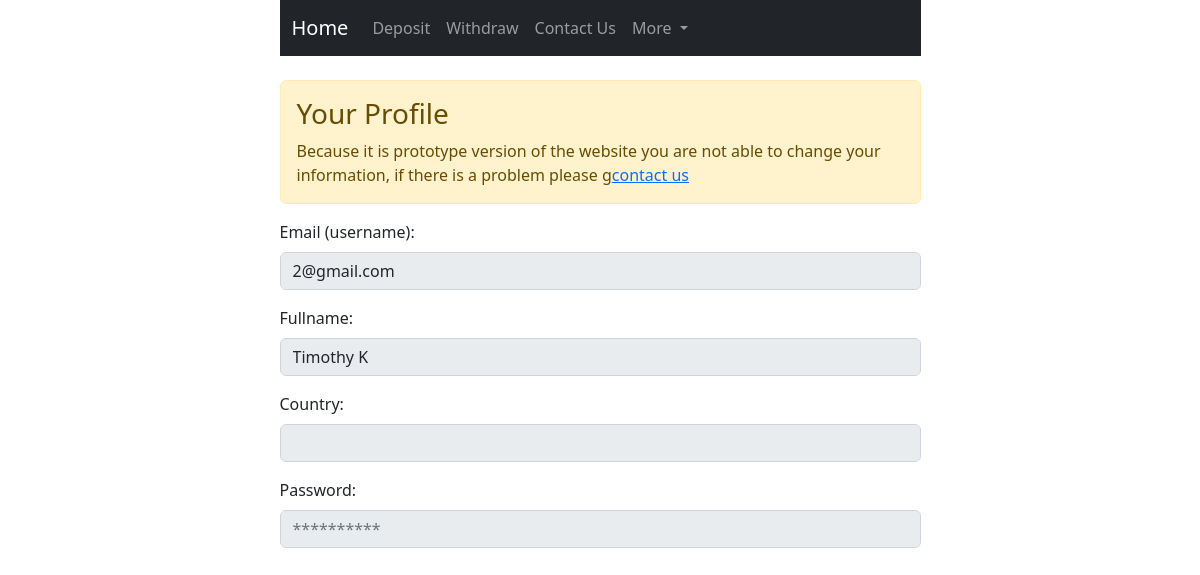
The page /profile (signed in) on the database as committed earlier.
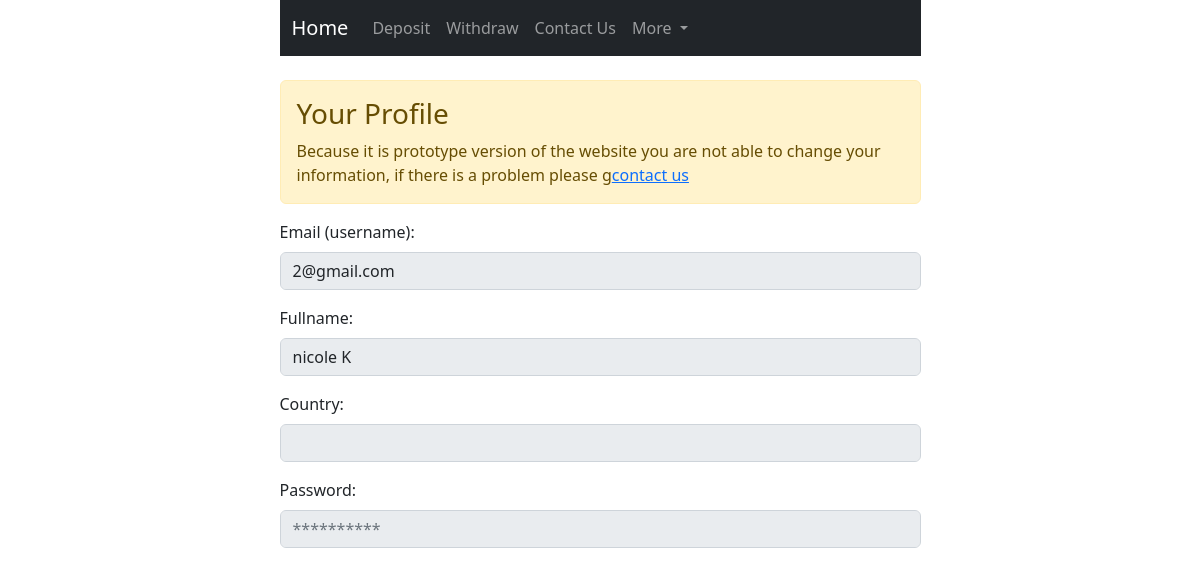
The same page on the database as committed later.
### users/models.py (models this page shows, shortened)
class User(AbstractBaseUser):
    email = models.EmailField(verbose_name='Email', max_length=60, unique=True)
    username = models.CharField(max_length=30, unique=True)
    fullname = models.CharField(max_length=30)
    country = CountryField(null=True)
    phone_number = PhoneNumberField(unique=True)
    date_joined = models.DateTimeField(verbose_name='Date Joined', auto_now_add=True)
    last_login = models.DateTimeField(verbose_name='Last login', auto_now=True)
    is_active = models.BooleanField(default=True)
    is_admin = models.BooleanField(default=False)
    is_staff = models.BooleanField(default=False)
    is_superuser = models.BooleanField(default=False)
    hide_email = models.BooleanField(default=True)
    objects = UserManager()
    USERNAME_FIELD = 'email'
    REQUIRED_FIELDS = ['username', ]

### users/views.py (the view)
# urls.py: path('profile', profile, name='profile'),
@login_required(login_url='/login')
def profile(request):
    profile_form = ProfileForm(request.POST or None, initial={'email': request.user.email,
                                                              'fullname': request.user.fullname})
    if request.method == "POST":
        if profile_form.is_valid():
            pass
    context = {
        'profile_form': profile_form,
    }
    return render(request, 'users/profile.html', context)

### users/forms.py
class ProfileForm(forms.Form):
    email = forms.EmailField(widget=forms.EmailInput(
        attrs={
            'placeholder': 'example@gmail.com',
            'name': 'email',
            'id': 'email',
            'class': 'form-control',
        }
    ), disabled=True)
    fullname = forms.CharField(widget=forms.TextInput(
        attrs={
            'placeholder': 'Brad Pit',
            'name': 'fullname',
            'id': 'fullname',
            'class': 'form-control'
        }
    ), validators=[validators.MinLengthValidator(3), validators.MaxLengthValidator(25), ], disabled=True)
    password = forms.CharField(widget=forms.PasswordInput(
        attrs={
            'placeholder': '**********',
            'name': 'password',
            'id': 'password',
            'class': 'form-control'
        }
    ), disabled=True, required=False)

### templates/users/profile.html (shortened to what this page needs)
{% extends 'shared/base.html' %}
{% load countries %}
{% load static %}
{% load widget_tweaks %}
{% block content %}
    <br>
    <div class="alert alert-warning">
        <h3 class="alert-heading">Your Profile</h3>
        Because it is prototype version of the website you are not able to change your information, if there is a
        problem please g<a href="{% url 'core:contact' %}">contact us</a>
    </div>
    <div class="mb-3">
        <label for="{{ profile_form.email.id_for_label }}" class="form-label">Email (username): </label>
        {{ profile_form.email|add_error_class:"is-invalid" }}
    </div>
    <div class="mb-3">
        <label for="{{ profile_form.fullname.id_for_label }}" class="form-label">Fullname: </label>
        {{ profile_form.fullname|add_error_class:"is-invalid" }}
    </div>
    <div class="mb-3">
        <label for="country" class="form-label">Country: </label>
        <select name="country" id="country" class="form-control" aria-label="Default select example" disabled>
            {% get_countries as countries %}
        </select>
    </div>
    <div class="mb-3">
        <label for="{{ profile_form.password.id_for_label }}" class="form-label">Password: </label>
        {{ profile_form.password|add_error_class:"is-invalid" }}
    </div>
{% endblock %}

Rows that differ between the two databases and show on the page:
changed User "2@gmail.com": fullname "Timothy K" → "nicole K"
